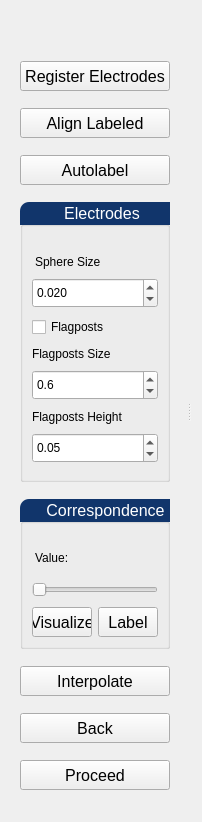
      <widget class="QWidget" name="tab_6">
       <attribute name="title">
        <string>Labeling</string>
       </attribute>
       <layout class="QHBoxLayout" name="horizontalLayout_5">
        <item>
         <widget class="QWidget" name="widget_11" native="true">
          <property name="minimumSize">
           <size>
            <width>170</width>
            <height>800</height>
           </size>
          </property>
          <property name="maximumSize">
           <size>
            <width>170</width>
            <height>800</height>
           </size>
          </property>
          <property name="font">
           <font>
            <pointsize>12</pointsize>
           </font>
          </property>
          <layout class="QVBoxLayout" name="verticalLayout_6">
           <item>
            <widget class="QPushButton" name="label_register_button">
             <property name="minimumSize">
              <size>
               <width>150</width>
               <height>60</height>
              </size>
             </property>
             <property name="maximumSize">
              <size>
               <width>150</width>
               <height>60</height>
              </size>
             </property>
             <property name="font">
              <font>
               <pointsize>12</pointsize>
              </font>
             </property>
             <property name="styleSheet">
              <string notr="true">QPushButton {
    margin-top: 30px;
    }</string>
             </property>
             <property name="text">
              <string>Register Electrodes</string>
             </property>
            </widget>
           </item>
           <item>
            <widget class="QPushButton" name="label_align_button">
             <property name="minimumSize">
              <size>
               <width>150</width>
               <height>30</height>
              </size>
             </property>
             <property name="maximumSize">
              <size>
               <width>150</width>
               <height>30</height>
              </size>
             </property>
             <property name="font">
              <font>
               <pointsize>12</pointsize>
              </font>
             </property>
             <property name="styleSheet">
              <string notr="true"/>
             </property>
             <property name="text">
              <string>Align Labeled</string>
             </property>
            </widget>
           </item>
           <item>
            <widget class="QPushButton" name="label_autolabel_button">
             <property name="minimumSize">
              <size>
               <width>150</width>
               <height>30</height>
              </size>
             </property>
             <property name="maximumSize">
              <size>
               <width>150</width>
               <height>30</height>
              </size>
             </property>
             <property name="font">
              <font>
               <pointsize>12</pointsize>
              </font>
             </property>
             <property name="styleSheet">
              <string notr="true"/>
             </property>
             <property name="text">
              <string>Autolabel</string>
             </property>
            </widget>
           </item>
           <item>
            <widget class="QGroupBox" name="groupBox_2">
             <property name="minimumSize">
              <size>
               <width>150</width>
               <height>280</height>
              </size>
             </property>
             <property name="maximumSize">
              <size>
               <width>150</width>
               <height>280</height>
              </size>
             </property>
             <property name="styleSheet">
              <string notr="true">QGroupBox::title {
border-top-left-radius: 9px;
border-top-right-radius: 9px;
background-color: #11356B;
padding: 2px 42px;
color: rgb(255, 255, 255);
}</string>
             </property>
             <property name="title">
              <string>Electrodes</string>
             </property>
             <layout class="QVBoxLayout" name="verticalLayout_10">
              <item>
               <widget class="QLabel" name="label_23">
                <property name="minimumSize">
                 <size>
                  <width>0</width>
                  <height>30</height>
                 </size>
                </property>
                <property name="maximumSize">
                 <size>
                  <width>16777215</width>
                  <height>30</height>
                 </size>
                </property>
                <property name="styleSheet">
                 <string notr="true">QLabel {padding-top: 15;}</string>
                </property>
                <property name="text">
                 <string>Sphere Size</string>
                </property>
               </widget>
              </item>
              <item>
               <widget class="QDoubleSpinBox" name="label_sphere_size_spinbox">
                <property name="minimumSize">
                 <size>
                  <width>0</width>
                  <height>30</height>
                 </size>
                </property>
                <property name="maximumSize">
                 <size>
                  <width>16777215</width>
                  <height>30</height>
                 </size>
                </property>
                <property name="decimals">
                 <number>3</number>
                </property>
                <property name="singleStep">
                 <double>0.005000000000000</double>
                </property>
                <property name="value">
                 <double>0.020000000000000</double>
                </property>
               </widget>
              </item>
              <item>
               <widget class="QCheckBox" name="label_flagposts_checkbox">
                <property name="text">
                 <string>Flagposts</string>
                </property>
               </widget>
              </item>
              <item>
               <widget class="QLabel" name="label_15">
                <property name="minimumSize">
                 <size>
                  <width>0</width>
                  <height>15</height>
                 </size>
                </property>
                <property name="maximumSize">
                 <size>
                  <width>16777215</width>
                  <height>15</height>
                 </size>
                </property>
                <property name="text">
                 <string>Flagposts Size</string>
                </property>
               </widget>
              </item>
              <item>
               <widget class="QDoubleSpinBox" name="label_flagpost_size_spinbox">
                <property name="minimumSize">
                 <size>
                  <width>0</width>
                  <height>30</height>
                 </size>
                </property>
                <property name="maximumSize">
                 <size>
                  <width>16777215</width>
                  <height>30</height>
                 </size>
                </property>
                <property name="decimals">
                 <number>1</number>
                </property>
                <property name="singleStep">
                 <double>0.100000000000000</double>
                </property>
                <property name="value">
                 <double>0.600000000000000</double>
                </property>
               </widget>
              </item>
              <item>
               <widget class="QLabel" name="label_16">
                <property name="minimumSize">
                 <size>
                  <width>0</width>
                  <height>15</height>
                 </size>
                </property>
                <property name="maximumSize">
                 <size>
                  <width>16777215</width>
                  <height>15</height>
                 </size>
                </property>
                <property name="text">
                 <string>Flagposts Height</string>
                </property>
               </widget>
              </item>
              <item>
               <widget class="QDoubleSpinBox" name="label_flagpost_height_spinbox">
                <property name="minimumSize">
                 <size>
                  <width>0</width>
                  <height>30</height>
                 </size>
                </property>
                <property name="maximumSize">
                 <size>
                  <width>16777215</width>
                  <height>30</height>
                 </size>
                </property>
                <property name="singleStep">
                 <double>0.010000000000000</double>
                </property>
                <property name="value">
                 <double>0.050000000000000</double>
                </property>
               </widget>
              </item>
             </layout>
            </widget>
           </item>
           <item>
            <widget class="QGroupBox" name="groupBox">
             <property name="minimumSize">
              <size>
               <width>150</width>
               <height>130</height>
              </size>
             </property>
             <property name="maximumSize">
              <size>
               <width>130</width>
               <height>150</height>
              </size>
             </property>
             <property name="styleSheet">
              <string notr="true">QGroupBox::title {
border-top-left-radius: 9px;
border-top-right-radius: 9px;
background-color: #11356B;
padding: 2px 24px;
color: rgb(255, 255, 255);
}</string>
             </property>
             <property name="title">
              <string>Correspondence</string>
             </property>
             <layout class="QGridLayout" name="gridLayout_2">
              <item row="0" column="0">
               <widget class="QLabel" name="correspondence_slider_label">
                <property name="minimumSize">
                 <size>
                  <width>120</width>
                  <height>35</height>
                 </size>
                </property>
                <property name="maximumSize">
                 <size>
                  <width>120</width>
                  <height>35</height>
                 </size>
                </property>
                <property name="styleSheet">
                 <string notr="true">QLabel {padding-top: 15;}</string>
                </property>
                <property name="text">
                 <string>Value:</string>
                </property>
               </widget>
              </item>
              <item row="1" column="0" colspan="2">
               <widget class="QSlider" name="correspondence_slider">
                <property name="minimumSize">
                 <size>
                  <width>0</width>
                  <height>40</height>
                 </size>
                </property>
                <property name="maximumSize">
                 <size>
                  <width>16777215</width>
                  <height>40</height>
                 </size>
                </property>
                <property name="styleSheet">
                 <string notr="true"/>
                </property>
                <property name="maximum">
                 <number>50</number>
                </property>
                <property name="singleStep">
                 <number>10</number>
                </property>
                <property name="pageStep">
                 <number>5</number>
                </property>
                <property name="value">
                 <number>0</number>
                </property>
                <property name="orientation">
                 <enum>Qt::Horizontal</enum>
                </property>
                <property name="invertedAppearance">
                 <bool>false</bool>
                </property>
                <property name="invertedControls">
                 <bool>false</bool>
                </property>
                <property name="tickPosition">
                 <enum>QSlider::NoTicks</enum>
                </property>
               </widget>
              </item>
              <item row="2" column="0">
               <widget class="QPushButton" name="label_visualize_correspondence_button">
                <property name="minimumSize">
                 <size>
                  <width>60</width>
                  <height>30</height>
                 </size>
                </property>
                <property name="maximumSize">
                 <size>
                  <width>60</width>
                  <height>30</height>
                 </size>
                </property>
                <property name="font">
                 <font>
                  <pointsize>12</pointsize>
                 </font>
                </property>
                <property name="styleSheet">
                 <string notr="true"/>
                </property>
                <property name="text">
                 <string>Visualize</string>
                </property>
               </widget>
              </item>
              <item row="2" column="1">
               <widget class="QPushButton" name="label_label_correspondence_button">
                <property name="minimumSize">
                 <size>
                  <width>60</width>
                  <height>30</height>
                 </size>
                </property>
                <property name="maximumSize">
                 <size>
                  <width>60</width>
                  <height>30</height>
                 </size>
                </property>
                <property name="font">
                 <font>
                  <pointsize>12</pointsize>
                 </font>
                </property>
                <property name="styleSheet">
                 <string notr="true"/>
                </property>
                <property name="text">
                 <string>Label</string>
                </property>
               </widget>
              </item>
             </layout>
            </widget>
           </item>
           <item>
            <widget class="QPushButton" name="label_interpolate_button">
             <property name="minimumSize">
              <size>
               <width>150</width>
               <height>30</height>
              </size>
             </property>
             <property name="maximumSize">
              <size>
               <width>150</width>
               <height>30</height>
              </size>
             </property>
             <property name="font">
              <font>
               <pointsize>12</pointsize>
              </font>
             </property>
             <property name="styleSheet">
              <string notr="true"/>
             </property>
             <property name="text">
              <string>Interpolate</string>
             </property>
            </widget>
           </item>
           <item>
            <widget class="QPushButton" name="restart_button_4">
             <property name="sizePolicy">
              <sizepolicy hsizetype="Minimum" vsizetype="Minimum">
               <horstretch>0</horstretch>
               <verstretch>0</verstretch>
              </sizepolicy>
             </property>
             <property name="minimumSize">
              <size>
               <width>150</width>
               <height>30</height>
              </size>
             </property>
             <property name="maximumSize">
              <size>
               <width>150</width>
               <height>30</height>
              </size>
             </property>
             <property name="font">
              <font>
               <pointsize>12</pointsize>
              </font>
             </property>
             <property name="styleSheet">
              <string notr="true"/>
             </property>
             <property name="text">
              <string>Back</string>
             </property>
            </widget>
           </item>
           <item>
            <widget class="QPushButton" name="proceed_button_4">
             <property name="sizePolicy">
              <sizepolicy hsizetype="Minimum" vsizetype="Minimum">
               <horstretch>0</horstretch>
               <verstretch>0</verstretch>
              </sizepolicy>
             </property>
             <property name="minimumSize">
              <size>
               <width>150</width>
               <height>30</height>
              </size>
             </property>
             <property name="maximumSize">
              <size>
               <width>150</width>
               <height>30</height>
              </size>
             </property>
             <property name="font">
              <font>
               <pointsize>12</pointsize>
              </font>
             </property>
             <property name="styleSheet">
              <string notr="true"/>
             </property>
             <property name="text">
              <string>Proceed</string>
             </property>
            </widget>
           </item>
          </layout>
         </widget>
        </item>
        <item>
         <widget class="QSplitter" name="splitter">
          <property name="orientation">
           <enum>Qt::Horizontal</enum>
          </property>
          <widget class="QFrame" name="labeling_main_frame">
           <property name="minimumSize">
            <size>
             <width>0</width>
             <height>0</height>
            </size>
           </property>
           <property name="frameShape">
            <enum>QFrame::NoFrame</enum>
           </property>
          </widget>
          <widget class="QFrame" name="labeling_reference_frame">
           <property name="minimumSize">
            <size>
             <width>0</width>
             <height>0</height>
            </size>
           </property>
           <property name="frameShape">
            <enum>QFrame::NoFrame</enum>
           </property>
          </widget>
         </widget>
        </item>
       </layout>
      </widget>
